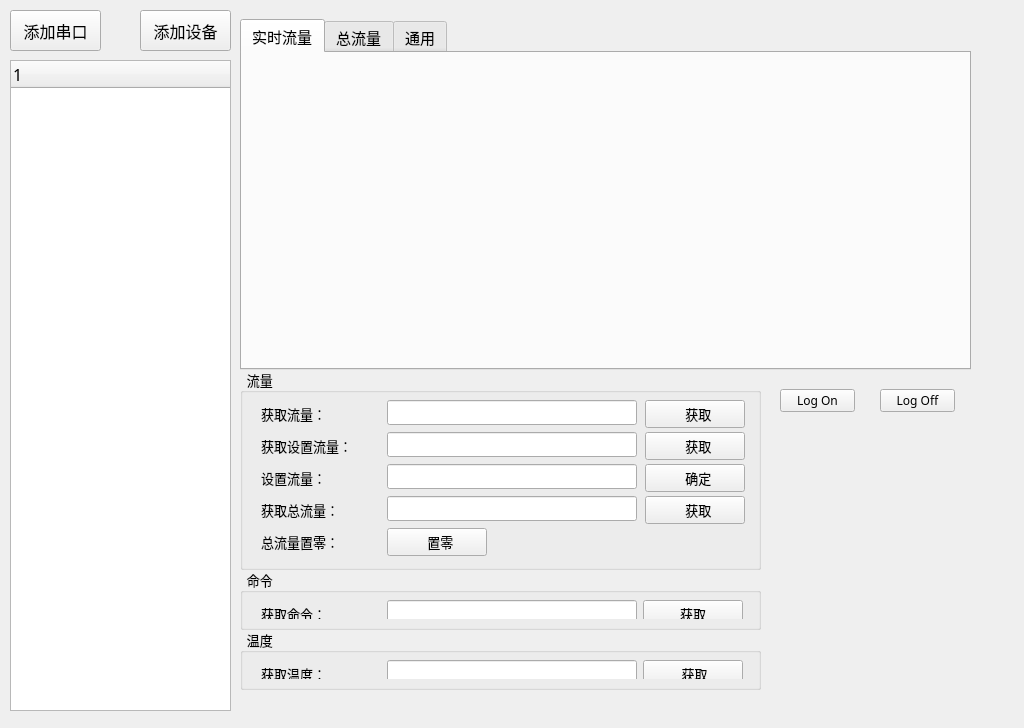
<?xml version="1.0" encoding="UTF-8"?>
<ui version="4.0">
 <class>MainWindow</class>
 <widget class="QMainWindow" name="MainWindow">
  <property name="geometry">
   <rect>
    <x>0</x>
    <y>0</y>
    <width>1024</width>
    <height>728</height>
   </rect>
  </property>
  <property name="windowTitle">
   <string>MainWindow</string>
  </property>
  <widget class="QWidget" name="centralWidget">
   <widget class="QPushButton" name="btn_addDevice">
    <property name="geometry">
     <rect>
      <x>140</x>
      <y>10</y>
      <width>91</width>
      <height>41</height>
     </rect>
    </property>
    <property name="font">
     <font>
      <family>微软雅黑</family>
      <pointsize>12</pointsize>
     </font>
    </property>
    <property name="text">
     <string>添加设备</string>
    </property>
   </widget>
   <widget class="QTreeWidget" name="treeWidget">
    <property name="geometry">
     <rect>
      <x>10</x>
      <y>60</y>
      <width>221</width>
      <height>651</height>
     </rect>
    </property>
    <property name="font">
     <font>
      <family>微软雅黑</family>
      <pointsize>12</pointsize>
     </font>
    </property>
    <column>
     <property name="text">
      <string notr="true">1</string>
     </property>
    </column>
   </widget>
   <widget class="QPushButton" name="btn_addSerialPort">
    <property name="geometry">
     <rect>
      <x>10</x>
      <y>10</y>
      <width>91</width>
      <height>41</height>
     </rect>
    </property>
    <property name="font">
     <font>
      <family>微软雅黑</family>
      <pointsize>12</pointsize>
     </font>
    </property>
    <property name="text">
     <string>添加串口</string>
    </property>
   </widget>
   <widget class="QStackedWidget" name="stackedWidget">
    <property name="geometry">
     <rect>
      <x>240</x>
      <y>9</y>
      <width>760</width>
      <height>728</height>
     </rect>
    </property>
    <property name="font">
     <font>
      <family>微软雅黑</family>
      <pointsize>12</pointsize>
     </font>
    </property>
    <property name="currentIndex">
     <number>1</number>
    </property>
    <widget class="QWidget" name="page">
     <widget class="QWidget" name="widget" native="true">
      <property name="geometry">
       <rect>
        <x>40</x>
        <y>20</y>
        <width>671</width>
        <height>381</height>
       </rect>
      </property>
      <property name="styleSheet">
       <string notr="true"/>
      </property>
      <widget class="QWidget" name="widget_2" native="true">
       <property name="geometry">
        <rect>
         <x>60</x>
         <y>10</y>
         <width>321</width>
         <height>291</height>
        </rect>
       </property>
       <property name="font">
        <font>
         <family>微软雅黑</family>
         <pointsize>12</pointsize>
        </font>
       </property>
       <layout class="QVBoxLayout" name="verticalLayout">
        <item>
         <layout class="QHBoxLayout" name="horizontalLayout">
          <item>
           <widget class="QLabel" name="label">
            <property name="minimumSize">
             <size>
              <width>90</width>
              <height>25</height>
             </size>
            </property>
            <property name="maximumSize">
             <size>
              <width>90</width>
              <height>25</height>
             </size>
            </property>
            <property name="text">
             <string>   串口号：</string>
            </property>
           </widget>
          </item>
          <item>
           <widget class="QComboBox" name="comboBox_COM">
            <property name="minimumSize">
             <size>
              <width>140</width>
              <height>25</height>
             </size>
            </property>
            <property name="maximumSize">
             <size>
              <width>140</width>
              <height>25</height>
             </size>
            </property>
           </widget>
          </item>
         </layout>
        </item>
        <item>
         <layout class="QHBoxLayout" name="horizontalLayout_2">
          <item>
           <widget class="QLabel" name="label_2">
            <property name="minimumSize">
             <size>
              <width>90</width>
              <height>25</height>
             </size>
            </property>
            <property name="maximumSize">
             <size>
              <width>90</width>
              <height>25</height>
             </size>
            </property>
            <property name="text">
             <string>  波特率：</string>
            </property>
           </widget>
          </item>
          <item>
           <widget class="QComboBox" name="comboBox_baudRate">
            <property name="minimumSize">
             <size>
              <width>140</width>
              <height>25</height>
             </size>
            </property>
            <property name="maximumSize">
             <size>
              <width>140</width>
              <height>25</height>
             </size>
            </property>
            <item>
             <property name="text">
              <string>1200</string>
             </property>
            </item>
            <item>
             <property name="text">
              <string>2400</string>
             </property>
            </item>
            <item>
             <property name="text">
              <string>4800</string>
             </property>
            </item>
            <item>
             <property name="text">
              <string>9600</string>
             </property>
            </item>
            <item>
             <property name="text">
              <string>19200</string>
             </property>
            </item>
            <item>
             <property name="text">
              <string>38400</string>
             </property>
            </item>
            <item>
             <property name="text">
              <string>57600</string>
             </property>
            </item>
            <item>
             <property name="text">
              <string>115200</string>
             </property>
            </item>
           </widget>
          </item>
         </layout>
        </item>
        <item>
         <layout class="QHBoxLayout" name="horizontalLayout_3">
          <item>
           <widget class="QLabel" name="label_3">
            <property name="minimumSize">
             <size>
              <width>90</width>
              <height>25</height>
             </size>
            </property>
            <property name="maximumSize">
             <size>
              <width>90</width>
              <height>25</height>
             </size>
            </property>
            <property name="text">
             <string>  数据位：</string>
            </property>
           </widget>
          </item>
          <item>
           <widget class="QComboBox" name="comboBox_dataBits">
            <property name="minimumSize">
             <size>
              <width>140</width>
              <height>25</height>
             </size>
            </property>
            <property name="maximumSize">
             <size>
              <width>140</width>
              <height>25</height>
             </size>
            </property>
            <item>
             <property name="text">
              <string>5</string>
             </property>
            </item>
            <item>
             <property name="text">
              <string>6</string>
             </property>
            </item>
            <item>
             <property name="text">
              <string>7</string>
             </property>
            </item>
            <item>
             <property name="text">
              <string>8</string>
             </property>
            </item>
            <item>
             <property name="text">
              <string>未知</string>
             </property>
            </item>
           </widget>
          </item>
         </layout>
        </item>
        <item>
         <layout class="QHBoxLayout" name="horizontalLayout_4">
          <item>
           <widget class="QLabel" name="label_4">
            <property name="minimumSize">
             <size>
              <width>90</width>
              <height>25</height>
             </size>
            </property>
            <property name="maximumSize">
             <size>
              <width>90</width>
              <height>25</height>
             </size>
            </property>
            <property name="text">
             <string> 校验位：</string>
            </property>
           </widget>
          </item>
          <item>
           <widget class="QComboBox" name="comboBox_parity">
            <property name="minimumSize">
             <size>
              <width>140</width>
              <height>25</height>
             </size>
            </property>
            <property name="maximumSize">
             <size>
              <width>140</width>
              <height>25</height>
             </size>
            </property>
            <item>
             <property name="text">
              <string>无</string>
             </property>
            </item>
            <item>
             <property name="text">
              <string>奇</string>
             </property>
            </item>
            <item>
             <property name="text">
              <string>偶</string>
             </property>
            </item>
            <item>
             <property name="text">
              <string>SpaceParity</string>
             </property>
            </item>
            <item>
             <property name="text">
              <string>MarkSpace</string>
             </property>
            </item>
            <item>
             <property name="text">
              <string>未知</string>
             </property>
            </item>
           </widget>
          </item>
         </layout>
        </item>
        <item>
         <layout class="QHBoxLayout" name="horizontalLayout_5">
          <item>
           <widget class="QLabel" name="label_5">
            <property name="minimumSize">
             <size>
              <width>90</width>
              <height>25</height>
             </size>
            </property>
            <property name="maximumSize">
             <size>
              <width>90</width>
              <height>25</height>
             </size>
            </property>
            <property name="text">
             <string>  停止位：</string>
            </property>
           </widget>
          </item>
          <item>
           <widget class="QComboBox" name="comboBox_stopBits">
            <property name="minimumSize">
             <size>
              <width>140</width>
              <height>25</height>
             </size>
            </property>
            <property name="maximumSize">
             <size>
              <width>140</width>
              <height>25</height>
             </size>
            </property>
            <item>
             <property name="text">
              <string>1</string>
             </property>
            </item>
            <item>
             <property name="text">
              <string>1.5</string>
             </property>
            </item>
            <item>
             <property name="text">
              <string>2</string>
             </property>
            </item>
            <item>
             <property name="text">
              <string>未知</string>
             </property>
            </item>
           </widget>
          </item>
         </layout>
        </item>
        <item>
         <layout class="QHBoxLayout" name="horizontalLayout_6">
          <item>
           <widget class="QLabel" name="label_6">
            <property name="minimumSize">
             <size>
              <width>90</width>
              <height>25</height>
             </size>
            </property>
            <property name="maximumSize">
             <size>
              <width>90</width>
              <height>25</height>
             </size>
            </property>
            <property name="text">
             <string>     流控：</string>
            </property>
           </widget>
          </item>
          <item>
           <widget class="QComboBox" name="comboBox_flowControl">
            <property name="minimumSize">
             <size>
              <width>140</width>
              <height>25</height>
             </size>
            </property>
            <property name="maximumSize">
             <size>
              <width>140</width>
              <height>25</height>
             </size>
            </property>
            <item>
             <property name="text">
              <string>无</string>
             </property>
            </item>
            <item>
             <property name="text">
              <string>RTS/CTS(硬件流控制)</string>
             </property>
            </item>
            <item>
             <property name="text">
              <string>XON/XOFF(软件流控制)</string>
             </property>
            </item>
            <item>
             <property name="text">
              <string>未知</string>
             </property>
            </item>
           </widget>
          </item>
         </layout>
        </item>
       </layout>
      </widget>
      <widget class="QPushButton" name="btn_confirm">
       <property name="geometry">
        <rect>
         <x>50</x>
         <y>320</y>
         <width>120</width>
         <height>30</height>
        </rect>
       </property>
       <property name="minimumSize">
        <size>
         <width>120</width>
         <height>30</height>
        </size>
       </property>
       <property name="maximumSize">
        <size>
         <width>120</width>
         <height>30</height>
        </size>
       </property>
       <property name="font">
        <font>
         <family>微软雅黑</family>
         <pointsize>12</pointsize>
        </font>
       </property>
       <property name="text">
        <string>确定</string>
       </property>
      </widget>
      <widget class="QPushButton" name="btn_disconnect">
       <property name="geometry">
        <rect>
         <x>251</x>
         <y>319</y>
         <width>120</width>
         <height>30</height>
        </rect>
       </property>
       <property name="minimumSize">
        <size>
         <width>120</width>
         <height>30</height>
        </size>
       </property>
       <property name="maximumSize">
        <size>
         <width>120</width>
         <height>30</height>
        </size>
       </property>
       <property name="font">
        <font>
         <family>微软雅黑</family>
         <pointsize>12</pointsize>
        </font>
       </property>
       <property name="text">
        <string>断开连接</string>
       </property>
      </widget>
     </widget>
     <widget class="QWidget" name="">
      <property name="geometry">
       <rect>
        <x>20</x>
        <y>580</y>
        <width>180</width>
        <height>115</height>
       </rect>
      </property>
      <layout class="QVBoxLayout" name="verticalLayout_3">
       <item>
        <widget class="QLabel" name="label_8">
         <property name="minimumSize">
          <size>
           <width>160</width>
           <height>80</height>
          </size>
         </property>
         <property name="maximumSize">
          <size>
           <width>160</width>
           <height>80</height>
          </size>
         </property>
         <property name="text">
          <string> 图片</string>
         </property>
        </widget>
       </item>
       <item>
        <layout class="QHBoxLayout" name="horizontalLayout_7">
         <item>
          <widget class="QLabel" name="label_7">
           <property name="minimumSize">
            <size>
             <width>70</width>
             <height>25</height>
            </size>
           </property>
           <property name="maximumSize">
            <size>
             <width>70</width>
             <height>25</height>
            </size>
           </property>
           <property name="text">
            <string>地址位：</string>
           </property>
          </widget>
         </item>
         <item>
          <widget class="QLineEdit" name="lineEdit">
           <property name="minimumSize">
            <size>
             <width>100</width>
             <height>25</height>
            </size>
           </property>
           <property name="maximumSize">
            <size>
             <width>100</width>
             <height>25</height>
            </size>
           </property>
          </widget>
         </item>
        </layout>
       </item>
      </layout>
     </widget>
    </widget>
    <widget class="QWidget" name="page_2">
     <widget class="QTabWidget" name="tabWidget">
      <property name="geometry">
       <rect>
        <x>0</x>
        <y>10</y>
        <width>731</width>
        <height>351</height>
       </rect>
      </property>
      <property name="font">
       <font>
        <family>微软雅黑</family>
        <pointsize>11</pointsize>
       </font>
      </property>
      <property name="currentIndex">
       <number>0</number>
      </property>
      <widget class="QWidget" name="tab_atlas">
       <attribute name="title">
        <string>实时流量</string>
       </attribute>
       <widget class="QWidget" name="widgetWaveForm_current" native="true">
        <property name="geometry">
         <rect>
          <x>-1</x>
          <y>0</y>
          <width>721</width>
          <height>311</height>
         </rect>
        </property>
       </widget>
      </widget>
      <widget class="QWidget" name="tab_totalFlow">
       <attribute name="title">
        <string>总流量</string>
       </attribute>
       <widget class="QWidget" name="widgetWaveForm_total" native="true">
        <property name="geometry">
         <rect>
          <x>0</x>
          <y>0</y>
          <width>721</width>
          <height>311</height>
         </rect>
        </property>
       </widget>
      </widget>
      <widget class="QWidget" name="tab_normal">
       <attribute name="title">
        <string>通用</string>
       </attribute>
       <widget class="QWidget" name="widget_3" native="true">
        <property name="geometry">
         <rect>
          <x>0</x>
          <y>210</y>
          <width>651</width>
          <height>101</height>
         </rect>
        </property>
        <widget class="QTextEdit" name="textEdit_2">
         <property name="geometry">
          <rect>
           <x>10</x>
           <y>10</y>
           <width>401</width>
           <height>71</height>
          </rect>
         </property>
        </widget>
        <widget class="QPushButton" name="btn_send">
         <property name="geometry">
          <rect>
           <x>450</x>
           <y>10</y>
           <width>101</width>
           <height>31</height>
          </rect>
         </property>
         <property name="text">
          <string>发送</string>
         </property>
        </widget>
        <widget class="QPushButton" name="btn_clear">
         <property name="geometry">
          <rect>
           <x>450</x>
           <y>50</y>
           <width>101</width>
           <height>31</height>
          </rect>
         </property>
         <property name="text">
          <string>清屏</string>
         </property>
        </widget>
       </widget>
       <widget class="QTextEdit" name="textEdit">
        <property name="geometry">
         <rect>
          <x>10</x>
          <y>10</y>
          <width>400</width>
          <height>181</height>
         </rect>
        </property>
       </widget>
       <widget class="QCheckBox" name="checkBox">
        <property name="geometry">
         <rect>
          <x>430</x>
          <y>10</y>
          <width>101</width>
          <height>17</height>
         </rect>
        </property>
        <property name="text">
         <string>追加</string>
        </property>
       </widget>
      </widget>
     </widget>
     <widget class="QGroupBox" name="groupBox_3">
      <property name="geometry">
       <rect>
        <x>0</x>
        <y>560</y>
        <width>521</width>
        <height>61</height>
       </rect>
      </property>
      <property name="font">
       <font>
        <pointsize>10</pointsize>
       </font>
      </property>
      <property name="title">
       <string>  命令</string>
      </property>
      <widget class="QWidget" name="layoutWidget_7">
       <property name="geometry">
        <rect>
         <x>10</x>
         <y>20</y>
         <width>504</width>
         <height>30</height>
        </rect>
       </property>
       <layout class="QHBoxLayout" name="horizontalLayout_13">
        <item>
         <widget class="QLabel" name="label_13">
          <property name="minimumSize">
           <size>
            <width>120</width>
            <height>28</height>
           </size>
          </property>
          <property name="text">
           <string>获取命令：</string>
          </property>
         </widget>
        </item>
        <item>
         <widget class="QLineEdit" name="lineEdit_getValveCmd">
          <property name="minimumSize">
           <size>
            <width>250</width>
            <height>25</height>
           </size>
          </property>
          <property name="maximumSize">
           <size>
            <width>250</width>
            <height>25</height>
           </size>
          </property>
         </widget>
        </item>
        <item>
         <spacer name="horizontalSpacer_6">
          <property name="orientation">
           <enum>Qt::Horizontal</enum>
          </property>
          <property name="sizeHint" stdset="0">
           <size>
            <width>40</width>
            <height>20</height>
           </size>
          </property>
         </spacer>
        </item>
        <item>
         <widget class="QPushButton" name="btn_getValveCmd">
          <property name="minimumSize">
           <size>
            <width>100</width>
            <height>28</height>
           </size>
          </property>
          <property name="maximumSize">
           <size>
            <width>100</width>
            <height>28</height>
           </size>
          </property>
          <property name="text">
           <string>获取</string>
          </property>
         </widget>
        </item>
       </layout>
      </widget>
     </widget>
     <widget class="QGroupBox" name="groupBox_4">
      <property name="geometry">
       <rect>
        <x>0</x>
        <y>620</y>
        <width>521</width>
        <height>61</height>
       </rect>
      </property>
      <property name="font">
       <font>
        <pointsize>10</pointsize>
       </font>
      </property>
      <property name="title">
       <string>  温度</string>
      </property>
      <widget class="QWidget" name="layoutWidget_9">
       <property name="geometry">
        <rect>
         <x>10</x>
         <y>20</y>
         <width>504</width>
         <height>30</height>
        </rect>
       </property>
       <layout class="QHBoxLayout" name="horizontalLayout_15">
        <item>
         <widget class="QLabel" name="label_15">
          <property name="minimumSize">
           <size>
            <width>120</width>
            <height>28</height>
           </size>
          </property>
          <property name="maximumSize">
           <size>
            <width>120</width>
            <height>28</height>
           </size>
          </property>
          <property name="text">
           <string>获取温度：</string>
          </property>
         </widget>
        </item>
        <item>
         <widget class="QLineEdit" name="lineEdit_getTemperture">
          <property name="minimumSize">
           <size>
            <width>250</width>
            <height>25</height>
           </size>
          </property>
          <property name="maximumSize">
           <size>
            <width>250</width>
            <height>25</height>
           </size>
          </property>
         </widget>
        </item>
        <item>
         <spacer name="horizontalSpacer_7">
          <property name="orientation">
           <enum>Qt::Horizontal</enum>
          </property>
          <property name="sizeHint" stdset="0">
           <size>
            <width>40</width>
            <height>20</height>
           </size>
          </property>
         </spacer>
        </item>
        <item>
         <widget class="QPushButton" name="btn_getTemperture">
          <property name="minimumSize">
           <size>
            <width>100</width>
            <height>28</height>
           </size>
          </property>
          <property name="maximumSize">
           <size>
            <width>100</width>
            <height>28</height>
           </size>
          </property>
          <property name="text">
           <string> 获取</string>
          </property>
         </widget>
        </item>
       </layout>
      </widget>
     </widget>
     <widget class="QGroupBox" name="groupBox">
      <property name="geometry">
       <rect>
        <x>0</x>
        <y>360</y>
        <width>521</width>
        <height>201</height>
       </rect>
      </property>
      <property name="font">
       <font>
        <pointsize>10</pointsize>
       </font>
      </property>
      <property name="title">
       <string>  流量</string>
      </property>
      <widget class="QWidget" name="layoutWidget">
       <property name="geometry">
        <rect>
         <x>10</x>
         <y>20</y>
         <width>506</width>
         <height>176</height>
        </rect>
       </property>
       <layout class="QVBoxLayout" name="verticalLayout_4">
        <item>
         <layout class="QHBoxLayout" name="horizontalLayout_16">
          <item>
           <widget class="QLabel" name="label_16">
            <property name="minimumSize">
             <size>
              <width>120</width>
              <height>28</height>
             </size>
            </property>
            <property name="maximumSize">
             <size>
              <width>120</width>
              <height>28</height>
             </size>
            </property>
            <property name="text">
             <string>获取流量：</string>
            </property>
           </widget>
          </item>
          <item>
           <widget class="QLineEdit" name="lineEdit_getCurrentFlow">
            <property name="minimumSize">
             <size>
              <width>250</width>
              <height>25</height>
             </size>
            </property>
            <property name="maximumSize">
             <size>
              <width>250</width>
              <height>25</height>
             </size>
            </property>
           </widget>
          </item>
          <item>
           <spacer name="horizontalSpacer_2">
            <property name="orientation">
             <enum>Qt::Horizontal</enum>
            </property>
            <property name="sizeHint" stdset="0">
             <size>
              <width>40</width>
              <height>20</height>
             </size>
            </property>
           </spacer>
          </item>
          <item>
           <widget class="QPushButton" name="btn_getCurrentFlow">
            <property name="minimumSize">
             <size>
              <width>100</width>
              <height>28</height>
             </size>
            </property>
            <property name="maximumSize">
             <size>
              <width>100</width>
              <height>28</height>
             </size>
            </property>
            <property name="text">
             <string>  获取</string>
            </property>
           </widget>
          </item>
         </layout>
        </item>
        <item>
         <layout class="QHBoxLayout" name="horizontalLayout_11">
          <item>
           <widget class="QLabel" name="label_11">
            <property name="minimumSize">
             <size>
              <width>120</width>
              <height>28</height>
             </size>
            </property>
            <property name="maximumSize">
             <size>
              <width>120</width>
              <height>28</height>
             </size>
            </property>
            <property name="text">
             <string>获取设置流量：</string>
            </property>
           </widget>
          </item>
          <item>
           <widget class="QLineEdit" name="lineEdit_getFlow">
            <property name="minimumSize">
             <size>
              <width>250</width>
              <height>25</height>
             </size>
            </property>
            <property name="maximumSize">
             <size>
              <width>250</width>
              <height>25</height>
             </size>
            </property>
           </widget>
          </item>
          <item>
           <spacer name="horizontalSpacer_3">
            <property name="orientation">
             <enum>Qt::Horizontal</enum>
            </property>
            <property name="sizeHint" stdset="0">
             <size>
              <width>40</width>
              <height>20</height>
             </size>
            </property>
           </spacer>
          </item>
          <item>
           <widget class="QPushButton" name="btn_getFlow">
            <property name="minimumSize">
             <size>
              <width>100</width>
              <height>28</height>
             </size>
            </property>
            <property name="maximumSize">
             <size>
              <width>100</width>
              <height>28</height>
             </size>
            </property>
            <property name="text">
             <string>  获取</string>
            </property>
           </widget>
          </item>
         </layout>
        </item>
        <item>
         <layout class="QHBoxLayout" name="horizontalLayout_8">
          <item>
           <widget class="QLabel" name="label_9">
            <property name="minimumSize">
             <size>
              <width>120</width>
              <height>28</height>
             </size>
            </property>
            <property name="maximumSize">
             <size>
              <width>120</width>
              <height>28</height>
             </size>
            </property>
            <property name="text">
             <string>设置流量：</string>
            </property>
           </widget>
          </item>
          <item>
           <widget class="QLineEdit" name="lineEdit_setFlow">
            <property name="minimumSize">
             <size>
              <width>250</width>
              <height>25</height>
             </size>
            </property>
            <property name="maximumSize">
             <size>
              <width>250</width>
              <height>25</height>
             </size>
            </property>
           </widget>
          </item>
          <item>
           <spacer name="horizontalSpacer_4">
            <property name="orientation">
             <enum>Qt::Horizontal</enum>
            </property>
            <property name="sizeHint" stdset="0">
             <size>
              <width>40</width>
              <height>20</height>
             </size>
            </property>
           </spacer>
          </item>
          <item>
           <widget class="QPushButton" name="btn_setFlow">
            <property name="minimumSize">
             <size>
              <width>100</width>
              <height>28</height>
             </size>
            </property>
            <property name="maximumSize">
             <size>
              <width>100</width>
              <height>28</height>
             </size>
            </property>
            <property name="text">
             <string>  确定</string>
            </property>
           </widget>
          </item>
         </layout>
        </item>
        <item>
         <layout class="QHBoxLayout" name="horizontalLayout_12">
          <item>
           <widget class="QLabel" name="label_12">
            <property name="minimumSize">
             <size>
              <width>120</width>
              <height>28</height>
             </size>
            </property>
            <property name="maximumSize">
             <size>
              <width>120</width>
              <height>28</height>
             </size>
            </property>
            <property name="text">
             <string>获取总流量：</string>
            </property>
           </widget>
          </item>
          <item>
           <widget class="QLineEdit" name="lineEdit_getTotalFlow">
            <property name="minimumSize">
             <size>
              <width>250</width>
              <height>25</height>
             </size>
            </property>
            <property name="maximumSize">
             <size>
              <width>250</width>
              <height>25</height>
             </size>
            </property>
           </widget>
          </item>
          <item>
           <spacer name="horizontalSpacer_5">
            <property name="orientation">
             <enum>Qt::Horizontal</enum>
            </property>
            <property name="sizeHint" stdset="0">
             <size>
              <width>40</width>
              <height>20</height>
             </size>
            </property>
           </spacer>
          </item>
          <item>
           <widget class="QPushButton" name="btn_getTotalFlow">
            <property name="minimumSize">
             <size>
              <width>100</width>
              <height>28</height>
             </size>
            </property>
            <property name="maximumSize">
             <size>
              <width>100</width>
              <height>28</height>
             </size>
            </property>
            <property name="text">
             <string>  获取</string>
            </property>
           </widget>
          </item>
         </layout>
        </item>
        <item>
         <layout class="QHBoxLayout" name="horizontalLayout_14">
          <item>
           <widget class="QLabel" name="label_14">
            <property name="minimumSize">
             <size>
              <width>120</width>
              <height>28</height>
             </size>
            </property>
            <property name="maximumSize">
             <size>
              <width>120</width>
              <height>28</height>
             </size>
            </property>
            <property name="text">
             <string>总流量置零：</string>
            </property>
           </widget>
          </item>
          <item>
           <widget class="QPushButton" name="btn_setTotalFlowToZero">
            <property name="minimumSize">
             <size>
              <width>100</width>
              <height>28</height>
             </size>
            </property>
            <property name="maximumSize">
             <size>
              <width>100</width>
              <height>28</height>
             </size>
            </property>
            <property name="text">
             <string>  置零</string>
            </property>
           </widget>
          </item>
          <item>
           <spacer name="horizontalSpacer">
            <property name="orientation">
             <enum>Qt::Horizontal</enum>
            </property>
            <property name="sizeHint" stdset="0">
             <size>
              <width>40</width>
              <height>20</height>
             </size>
            </property>
           </spacer>
          </item>
         </layout>
        </item>
       </layout>
      </widget>
     </widget>
     <widget class="QPushButton" name="btn_logOn">
      <property name="geometry">
       <rect>
        <x>540</x>
        <y>380</y>
        <width>75</width>
        <height>23</height>
       </rect>
      </property>
      <property name="font">
       <font>
        <pointsize>9</pointsize>
       </font>
      </property>
      <property name="text">
       <string>Log On</string>
      </property>
     </widget>
     <widget class="QPushButton" name="btn_logOff">
      <property name="geometry">
       <rect>
        <x>640</x>
        <y>380</y>
        <width>75</width>
        <height>23</height>
       </rect>
      </property>
      <property name="font">
       <font>
        <pointsize>9</pointsize>
       </font>
      </property>
      <property name="text">
       <string>Log Off</string>
      </property>
     </widget>
    </widget>
   </widget>
  </widget>
  <action name="actionSeriorPort_Settings">
   <property name="text">
    <string>SeriorPort Settings</string>
   </property>
  </action>
 </widget>
 <layoutdefault spacing="6" margin="11"/>
 <resources/>
 <connections/>
</ui>
